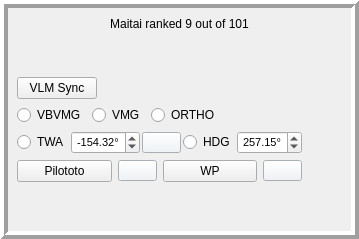
     <widget class="QWidget" name="tab_controls">
      <property name="autoFillBackground">
       <bool>true</bool>
      </property>
      <attribute name="title">
       <string>Controls</string>
      </attribute>
      <layout class="QVBoxLayout" name="verticalLayout_4">
       <property name="leftMargin">
        <number>0</number>
       </property>
       <property name="topMargin">
        <number>0</number>
       </property>
       <property name="rightMargin">
        <number>0</number>
       </property>
       <property name="bottomMargin">
        <number>0</number>
       </property>
       <item>
        <widget class="QFrame" name="frame_controls">
         <property name="autoFillBackground">
          <bool>false</bool>
         </property>
         <property name="frameShape">
          <enum>QFrame::Box</enum>
         </property>
         <property name="frameShadow">
          <enum>QFrame::Raised</enum>
         </property>
         <property name="lineWidth">
          <number>4</number>
         </property>
         <layout class="QVBoxLayout" name="verticalLayout">
          <item>
           <widget class="QLabel" name="lab_RANK">
            <property name="font">
             <font>
              <pointsize>9</pointsize>
             </font>
            </property>
            <property name="text">
             <string>Maitai ranked 9 out of 101</string>
            </property>
            <property name="scaledContents">
             <bool>true</bool>
            </property>
            <property name="alignment">
             <set>Qt::AlignCenter</set>
            </property>
           </widget>
          </item>
          <item>
           <spacer name="verticalSpacer_2">
            <property name="orientation">
             <enum>Qt::Vertical</enum>
            </property>
            <property name="sizeHint" stdset="0">
             <size>
              <width>20</width>
              <height>40</height>
             </size>
            </property>
           </spacer>
          </item>
          <item>
           <layout class="QHBoxLayout" name="horizontalLayout">
            <item>
             <widget class="QPushButton" name="btn_sync">
              <property name="font">
               <font>
                <pointsize>9</pointsize>
               </font>
              </property>
              <property name="text">
               <string>VLM Sync</string>
              </property>
             </widget>
            </item>
            <item>
             <spacer name="horizontalSpacer_3">
              <property name="orientation">
               <enum>Qt::Horizontal</enum>
              </property>
              <property name="sizeHint" stdset="0">
               <size>
                <width>40</width>
                <height>20</height>
               </size>
              </property>
             </spacer>
            </item>
           </layout>
          </item>
          <item>
           <layout class="QHBoxLayout" name="horizontalLayout_20">
            <property name="sizeConstraint">
             <enum>QLayout::SetDefaultConstraint</enum>
            </property>
            <item>
             <widget class="QRadioButton" name="rd_VBVMG">
              <property name="text">
               <string>VBVMG</string>
              </property>
              <attribute name="buttonGroup">
               <string notr="true">buttonGroup</string>
              </attribute>
             </widget>
            </item>
            <item>
             <widget class="QRadioButton" name="rd_VMG">
              <property name="text">
               <string>VMG</string>
              </property>
              <attribute name="buttonGroup">
               <string notr="true">buttonGroup</string>
              </attribute>
             </widget>
            </item>
            <item>
             <widget class="QRadioButton" name="rd_ORTHO">
              <property name="text">
               <string>ORTHO</string>
              </property>
              <attribute name="buttonGroup">
               <string notr="true">buttonGroup</string>
              </attribute>
             </widget>
            </item>
            <item>
             <spacer name="horizontalSpacer_5">
              <property name="orientation">
               <enum>Qt::Horizontal</enum>
              </property>
              <property name="sizeHint" stdset="0">
               <size>
                <width>40</width>
                <height>20</height>
               </size>
              </property>
             </spacer>
            </item>
           </layout>
          </item>
          <item>
           <layout class="QHBoxLayout" name="horizontalLayout_19" stretch="1,10,0,10,1,0">
            <property name="spacing">
             <number>2</number>
            </property>
            <item>
             <widget class="QRadioButton" name="rd_TWA">
              <property name="text">
               <string>TWA</string>
              </property>
              <attribute name="buttonGroup">
               <string notr="true">buttonGroup</string>
              </attribute>
             </widget>
            </item>
            <item>
             <widget class="QDoubleSpinBox" name="spin_TWA">
              <property name="font">
               <font>
                <pointsize>8</pointsize>
               </font>
              </property>
              <property name="alignment">
               <set>Qt::AlignRight|Qt::AlignTrailing|Qt::AlignVCenter</set>
              </property>
              <property name="suffix">
               <string>°</string>
              </property>
              <property name="minimum">
               <double>-200.000000000000000</double>
              </property>
              <property name="maximum">
               <double>200.000000000000000</double>
              </property>
              <property name="value">
               <double>-154.319999999999993</double>
              </property>
             </widget>
            </item>
            <item>
             <widget class="QPushButton" name="btn_angleFlip">
              <property name="font">
               <font>
                <family>MS Shell Dlg 2</family>
                <pointsize>8</pointsize>
               </font>
              </property>
              <property name="styleSheet">
               <string>background-color: rgb(239, 243, 247);</string>
              </property>
              <property name="text">
               <string/>
              </property>
             </widget>
            </item>
            <item>
             <widget class="QRadioButton" name="rd_HDG">
              <property name="text">
               <string>HDG</string>
              </property>
              <attribute name="buttonGroup">
               <string notr="true">buttonGroup</string>
              </attribute>
             </widget>
            </item>
            <item>
             <widget class="QDoubleSpinBox" name="spin_HDG">
              <property name="font">
               <font>
                <pointsize>8</pointsize>
               </font>
              </property>
              <property name="alignment">
               <set>Qt::AlignRight|Qt::AlignTrailing|Qt::AlignVCenter</set>
              </property>
              <property name="suffix">
               <string>°</string>
              </property>
              <property name="maximum">
               <double>400.000000000000000</double>
              </property>
              <property name="value">
               <double>257.149999999999977</double>
              </property>
             </widget>
            </item>
            <item>
             <spacer name="horizontalSpacer_6">
              <property name="orientation">
               <enum>Qt::Horizontal</enum>
              </property>
              <property name="sizeHint" stdset="0">
               <size>
                <width>40</width>
                <height>20</height>
               </size>
              </property>
             </spacer>
            </item>
           </layout>
          </item>
          <item>
           <layout class="QHBoxLayout" name="horizontalLayout_8" stretch="3,1,3,1,0">
            <item>
             <widget class="QPushButton" name="btn_pilototo">
              <property name="text">
               <string>Pilototo</string>
              </property>
             </widget>
            </item>
            <item>
             <widget class="QPushButton" name="btn_clearPilototo">
              <property name="font">
               <font>
                <family>MS Shell Dlg 2</family>
                <pointsize>8</pointsize>
               </font>
              </property>
              <property name="styleSheet">
               <string>background-color: rgb(239, 243, 247);</string>
              </property>
              <property name="text">
               <string/>
              </property>
             </widget>
            </item>
            <item>
             <widget class="QPushButton" name="btn_wp">
              <property name="text">
               <string>WP</string>
              </property>
             </widget>
            </item>
            <item>
             <widget class="QPushButton" name="btn_clearWP">
              <property name="font">
               <font>
                <family>MS Shell Dlg 2</family>
                <pointsize>8</pointsize>
               </font>
              </property>
              <property name="styleSheet">
               <string>background-color: rgb(239, 243, 247);</string>
              </property>
              <property name="text">
               <string/>
              </property>
             </widget>
            </item>
            <item>
             <spacer name="horizontalSpacer_7">
              <property name="orientation">
               <enum>Qt::Horizontal</enum>
              </property>
              <property name="sizeHint" stdset="0">
               <size>
                <width>40</width>
                <height>20</height>
               </size>
              </property>
             </spacer>
            </item>
           </layout>
          </item>
          <item>
           <spacer name="verticalSpacer">
            <property name="orientation">
             <enum>Qt::Vertical</enum>
            </property>
            <property name="sizeHint" stdset="0">
             <size>
              <width>20</width>
              <height>40</height>
             </size>
            </property>
           </spacer>
          </item>
         </layout>
        </widget>
       </item>
      </layout>
     </widget>
